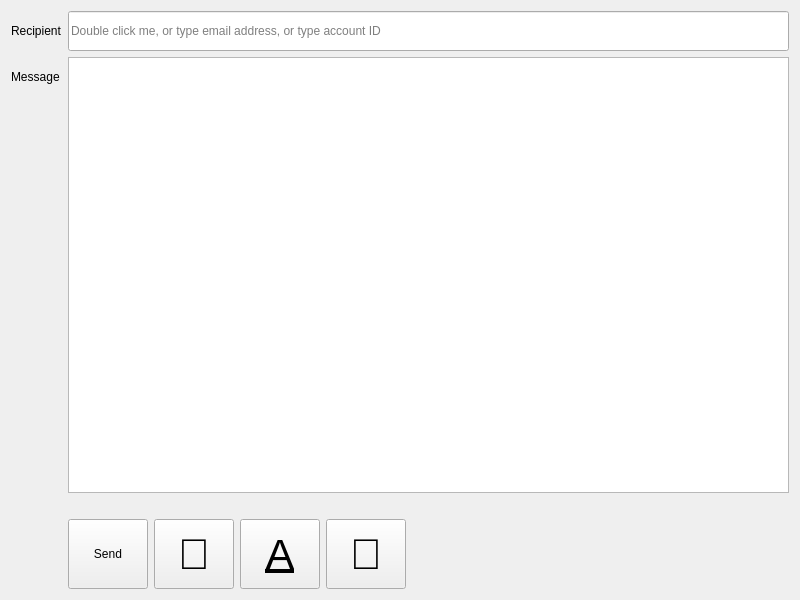
<?xml version="1.0" encoding="UTF-8"?>
<ui version="4.0">
 <class>new_letter</class>
 <widget class="QWidget" name="new_letter">
  <property name="geometry">
   <rect>
    <x>0</x>
    <y>0</y>
    <width>800</width>
    <height>600</height>
   </rect>
  </property>
  <property name="sizePolicy">
   <sizepolicy hsizetype="Preferred" vsizetype="Preferred">
    <horstretch>0</horstretch>
    <verstretch>0</verstretch>
   </sizepolicy>
  </property>
  <property name="minimumSize">
   <size>
    <width>800</width>
    <height>600</height>
   </size>
  </property>
  <property name="windowTitle">
   <string>Form</string>
  </property>
  <layout class="QGridLayout" name="gridLayout">
   <item row="0" column="0">
    <layout class="QHBoxLayout" name="horizontalLayout_2">
     <item>
      <layout class="QVBoxLayout" name="verticalLayout">
       <item>
        <widget class="QLabel" name="label">
         <property name="minimumSize">
          <size>
           <width>0</width>
           <height>40</height>
          </size>
         </property>
         <property name="text">
          <string>Recipient</string>
         </property>
        </widget>
       </item>
       <item>
        <widget class="QLabel" name="label_2">
         <property name="minimumSize">
          <size>
           <width>0</width>
           <height>40</height>
          </size>
         </property>
         <property name="text">
          <string>Message</string>
         </property>
        </widget>
       </item>
       <item>
        <spacer name="verticalSpacer">
         <property name="orientation">
          <enum>Qt::Vertical</enum>
         </property>
         <property name="sizeHint" stdset="0">
          <size>
           <width>20</width>
           <height>338</height>
          </size>
         </property>
        </spacer>
       </item>
      </layout>
     </item>
     <item>
      <layout class="QVBoxLayout" name="verticalLayout_2">
       <item>
        <widget class="QLineEdit" name="recipient_lineEdit">
         <property name="minimumSize">
          <size>
           <width>0</width>
           <height>40</height>
          </size>
         </property>
         <property name="placeholderText">
          <string>Double click me, or type email address, or type account ID</string>
         </property>
        </widget>
       </item>
       <item>
        <widget class="QTextEdit" name="message_textEdit"/>
       </item>
       <item>
        <widget class="QLabel" name="error_label">
         <property name="text">
          <string/>
         </property>
         <property name="alignment">
          <set>Qt::AlignCenter</set>
         </property>
        </widget>
       </item>
       <item>
        <layout class="QHBoxLayout" name="horizontalLayout">
         <item>
          <widget class="QPushButton" name="send_Button">
           <property name="minimumSize">
            <size>
             <width>0</width>
             <height>70</height>
            </size>
           </property>
           <property name="text">
            <string>Send</string>
           </property>
          </widget>
         </item>
         <item>
          <widget class="QPushButton" name="attach_Button">
           <property name="minimumSize">
            <size>
             <width>0</width>
             <height>70</height>
            </size>
           </property>
           <property name="font">
            <font>
             <pointsize>32</pointsize>
            </font>
           </property>
           <property name="text">
            <string>📎</string>
           </property>
          </widget>
         </item>
         <item>
          <widget class="QPushButton" name="rich_text_Button">
           <property name="minimumSize">
            <size>
             <width>0</width>
             <height>70</height>
            </size>
           </property>
           <property name="font">
            <font>
             <pointsize>32</pointsize>
             <underline>true</underline>
            </font>
           </property>
           <property name="text">
            <string>A</string>
           </property>
          </widget>
         </item>
         <item>
          <widget class="QPushButton" name="link_Button">
           <property name="minimumSize">
            <size>
             <width>0</width>
             <height>70</height>
            </size>
           </property>
           <property name="font">
            <font>
             <pointsize>32</pointsize>
            </font>
           </property>
           <property name="text">
            <string>🔗</string>
           </property>
          </widget>
         </item>
         <item>
          <spacer name="horizontalSpacer">
           <property name="orientation">
            <enum>Qt::Horizontal</enum>
           </property>
           <property name="sizeHint" stdset="0">
            <size>
             <width>40</width>
             <height>20</height>
            </size>
           </property>
          </spacer>
         </item>
        </layout>
       </item>
      </layout>
     </item>
    </layout>
   </item>
  </layout>
 </widget>
 <resources/>
 <connections/>
</ui>
